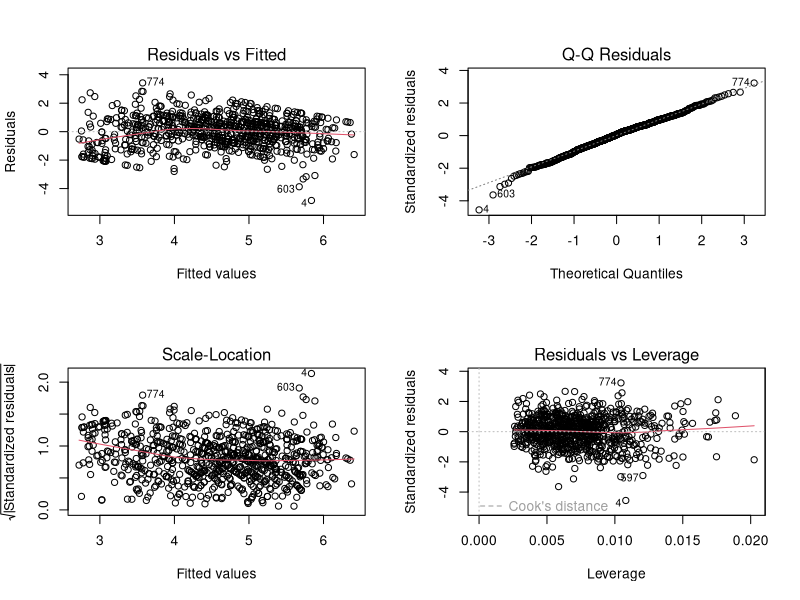

Write R code to recreate this figure.
## ---- chunk 1
income <- c(1000, 1500, 4000, 7000)
mean(income)
sd(income)
## ---- chunk 2
income <- c(1000, 1500, 1300, 900)
mean(income)
sd(income)
## ---- chunk 3
data.frame(j = 1:5,
           Y = c(12, 23, 34, 54, 45), 
           X = c(10, 35, 45, 57, 87))
## ---- chunk 4
# load the dataset
glbwarm <- read.csv("data/glbwarm.csv")
## ---- chunk 5
lm1 <- lm(govact ~ negemot, data = glbwarm)
## ---- chunk 6
summary(lm1)
## ---- chunk 7
lm2 <- lm(govact ~ negemot + posemot + ideology + sex + age, 
          data = glbwarm)
## ---- chunk 8
summary(lm2)
## ---- chunk 9
summary(lm2)
## ---- chunk 10
format(2.2e-16, scientific=FALSE)
## ---- chunk 11
summary(lm2)
## ---- chunk 12
summary(lm2)
## ---- chunk 13
summary(glbwarm$negemot)
summary(glbwarm$ideology)
## ---- chunk 14
par(mfrow=c(2,2))
plot(lm2)
## ---- chunk 15
library(lmtest)
bptest(lm2)
## ---- chunk 16
library(lmtest)
library(sandwich)

coeftest(lm2, vcov = vcovHC(lm2, type = "HC3"))
## ---- chunk 17
library(car)
car::vif(lm2)
